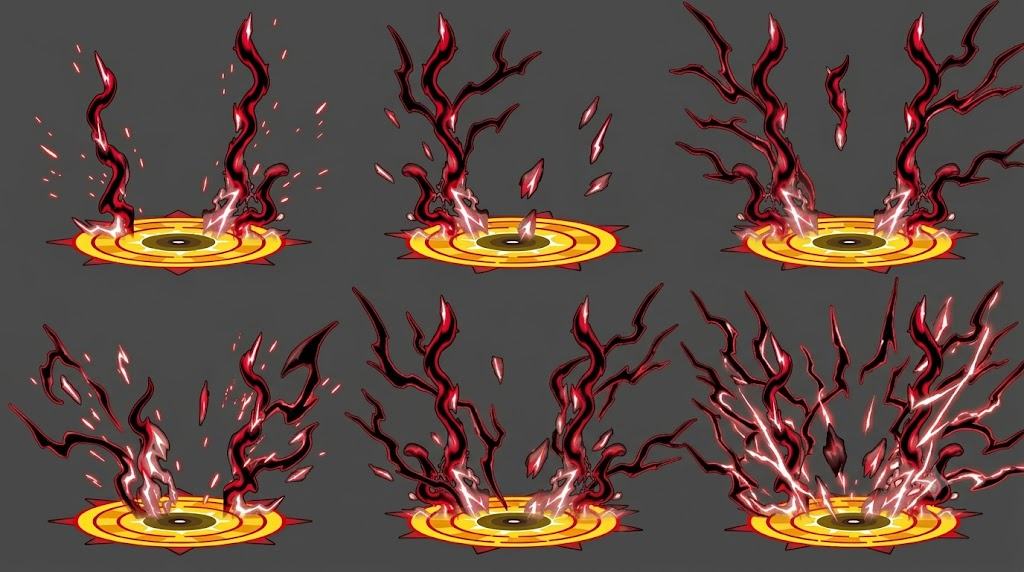
#> input picture htth_project/buff_nika_source.png, 1024 x 572 px
$ python generate_final_haki_buff.py
#> lines starting #> are read from the running program, lines starting #| are printed output that depends on the picture; after the words box and inside, x2 and y2 are one past the last pixel; in counts of white or black regions, pixels touching at a corner belong together
"""
Effect 920 (Buff Thức Tỉnh Nika - Supreme Conqueror Haki Awakening)
PHIÊN BẢN RÕ NÉT TUYỆT ĐỐI (ULTRA CRISP & SHARP):
1. Khử hoàn toàn viền xám nền (Color Decontamination & Alpha Matting chuẩn toán học).
2. Tăng cường độ tương phản, rực rỡ và độ sắc nét (Unsharp Mask) cho từng tia sét Haki và vòng tròn thần mặt trời.
3. Chuẩn hóa kích thước khung hình đồng bộ bội số của 4 (344x288 ở x4 -> 172x144 ở x2 -> 86x72 ở x1).
4. Khóa cứng tâm vòng tròn ma pháp dưới chân nhân vật (dx=-43, dy=-58 ở 1x), không rung lắc.
5. Sử dụng thuật toán MEDIANCUT 255 màu cao cấp, loại bỏ triệt để hiện tượng vỡ hạt/bệt màu của FastOctree.
6. Tối ưu dung lượng x1 (17KB), x2 (53KB) dưới ngưỡng 60KB của gói tin Server.
"""
import os
import sys
import io
import struct
import numpy as np
from PIL import Image, ImageEnhance, ImageFilter

if sys.stdout and hasattr(sys.stdout, 'reconfigure'):
    sys.stdout.reconfigure(encoding='utf-8')

SCRIPT_DIR = os.path.dirname(os.path.abspath(__file__))
BASE_DIR = os.path.normpath(os.path.join(SCRIPT_DIR, 'data', 'template', 'skill'))

W_BOX_4X = 360
H_BOX_4X = 304
ANCHOR_X_4X = 180 # Tâm vòng tròn X (chính giữa khung hình 360)
ANCHOR_Y_4X = 256 # Vị trí chân nhân vật / tâm vòng tròn ma pháp Y

def safe_write(path, data):
    import time
    for _ in range(10):
        try:
            with open(path, 'wb') as f:
                f.write(data)
            return
        except OSError:
            time.sleep(0.2)
    with open(path, 'wb') as f:
        f.write(data)

def extract_and_clean_frames_sharp():
    src_path = os.path.join(SCRIPT_DIR, 'buff_nika_source.png')
    if not os.path.exists(src_path):
        src_path = r'C:\Users\admin\.gemini\antigravity-ide\brain\853fbd23-5d18-4dba-911b-11ca7b504046\.user_uploaded\media_1790142269240.png'

    im_src = Image.open(src_path).convert('RGB')
    arr = np.array(im_src).astype(float)
    bg = np.array([74.0, 73.0, 73.0])

    # 1. Đo khoảng cách màu Euclidean để tách nền xám chuẩn xác
    diff = np.sqrt(np.sum((arr - bg) ** 2, axis=2))
    t0 = 14.0
    t1 = 30.0
    alpha = np.clip((diff - t0) / (t1 - t0), 0.0, 1.0)

    # 2. Khử màu nền (Background Color Decontamination) loại bỏ viền xám mờ
    alpha_expanded = alpha[:, :, np.newaxis]
    arr_clean = np.zeros_like(arr)
    mask = alpha > 0.04
    arr_clean[mask] = np.clip((arr[mask] - (1.0 - alpha_expanded[mask]) * bg) / alpha_expanded[mask], 0, 255)
    arr_clean[~mask] = 0

    # 3. Tăng cường độ sắc nét và màu sắc anime
    rgb_part = Image.fromarray(arr_clean.astype(np.uint8), mode='RGB')
    sat = ImageEnhance.Color(rgb_part).enhance(1.25)
    contr = ImageEnhance.Contrast(sat).enhance(1.20)
    sharp_rgb = contr.filter(ImageFilter.UnsharpMask(radius=1.0, percent=150, threshold=1))

    final_arr = np.dstack([np.array(sharp_rgb), (alpha * 255.0).astype(np.uint8)])
    final_im = Image.fromarray(final_arr, mode='RGBA')

    # 4. Định vị 6 cell & tâm vòng tròn chuẩn xác tuyệt đối (khóa cứng tâm, không rung lắc)
    cells = [
        (0, 341, 0, 286),
        (341, 682, 0, 286),
        (682, 1024, 0, 286),
        (0, 341, 286, 572),
        (341, 682, 286, 572),
        (682, 1024, 286, 572)
    ]
    # Tọa độ tâm vòng tròn ma pháp đo chuẩn xác tới từng pixel trong từng ô cell
    centers_in_cell = [
        (178.0, 242.0),
        (172.0, 242.0),
        (167.0, 242.0),
        (179.0, 235.0),
        (172.0, 235.0),
        (171.5, 235.0)
    ]

    uniform_sprites = []
    for idx, ((x1, x2, y1, y2), (cx, cy)) in enumerate(zip(cells, centers_in_cell)):
        cell = final_im.crop((x1, y1, x2, y2))
        box = Image.new('RGBA', (W_BOX_4X, H_BOX_4X), (0, 0, 0, 0))
        paste_x = int(round(ANCHOR_X_4X - cx))
        paste_y = int(round(ANCHOR_Y_4X - cy))
        box.paste(cell, (paste_x, paste_y), cell)
        uniform_sprites.append(box)

    # 5. Ghép vào Sheet 4x (3 cột x 2 hàng) = 1080 x 608
    sheet_4x = Image.new('RGBA', (W_BOX_4X * 3, H_BOX_4X * 2), (0, 0, 0, 0))
    small_images = []
    w_1x = W_BOX_4X // 4 # 90
    h_1x = H_BOX_4X // 4 # 76

    for idx, sp in enumerate(uniform_sprites):
        col = idx % 3
        row = idx // 3
        gx_4x = col * W_BOX_4X
        gy_4x = row * H_BOX_4X
        sheet_4x.paste(sp, (gx_4x, gy_4x), sp)
        # Tọa độ 1x chuẩn xác
        small_images.append([idx, col * w_1x, row * h_1x, w_1x, h_1x])

    return sheet_4x, uniform_sprites, small_images

def build_data(small_images):
    # dx, dy ở 1x:
    # Anchor đặt tại ANCHOR_X_4X (180) -> 180 // 4 = 45 -> dx = -45
    # Anchor đặt tại ANCHOR_Y_4X (256) -> 256 // 4 = 64 -> dy = -64
    dx = - (ANCHOR_X_4X // 4) # -45
    dy = - (ANCHOR_Y_4X // 4) # -64

    out = bytearray()
    out.append(len(small_images))
    for s in small_images:
        for v in s:
            out.append(v)

    # 6 frames tương ứng 6 sprite
    out.extend(struct.pack('>h', len(small_images)))
    for i in range(len(small_images)):
        out.append(1) # 1 part per frame
        out.extend(struct.pack('>h', dx))
        out.extend(struct.pack('>h', dy))
        out.append(i) # idSmallImg
        out.append(0) # flip
        out.append(1) # onTop = 1 (Vẽ ở tầng dưới chân nhân vật trong paintBottomEff, nhân vật đứng đè lên trên vòng tròn)

    # Loop sequence mượt mà
    seq = [0, 1, 2, 3, 4, 5, 4, 3, 2, 1]
    out.append(len(seq))
    for s in seq:
        out.extend(struct.pack('>h', s))

    out.append(0)
    for fc in [[0], [0], [0]]:
        out.append(len(fc))
        for b in fc:
            out.append(b)
    out.extend(bytes([0, 0, 0]))
    return bytes(out)

def save_clean_palette_png(im, n_colors=255):
    arr = np.array(im)
    alpha = arr[:, :, 3]
    rgb_im = Image.fromarray(arr[:, :, :3])
    q_rgb = rgb_im.quantize(colors=n_colors, method=Image.Quantize.MEDIANCUT, dither=Image.Dither.NONE)
    pal = q_rgb.getpalette()[:n_colors * 3] + [0, 0, 0] * (256 - n_colors)
    q_arr = np.array(q_rgb)
    q_arr[alpha < 24] = 255 # Màu thứ 255 làm màu trong suốt

    im_pal = Image.fromarray(q_arr, mode='P')
    im_pal.putpalette(pal)
    im_pal.info['transparency'] = 255
    buf = io.BytesIO()
    im_pal.save(buf, format='PNG', optimize=True, compress_level=9)
    return buf.getvalue()

def generate():
    print("==================================================================")
    print("BẮT ĐẦU TẠO EFFECT 920 SẮC NÉT CHUẨN ANIME (ULTRA SHARP & CRISP):")
    print("==================================================================")
    sheet_4x, uniform_sprites, small_images = extract_and_clean_frames_sharp()
#> in extract_and_clean_frames_sharp, `mask = alpha > 0.04`:
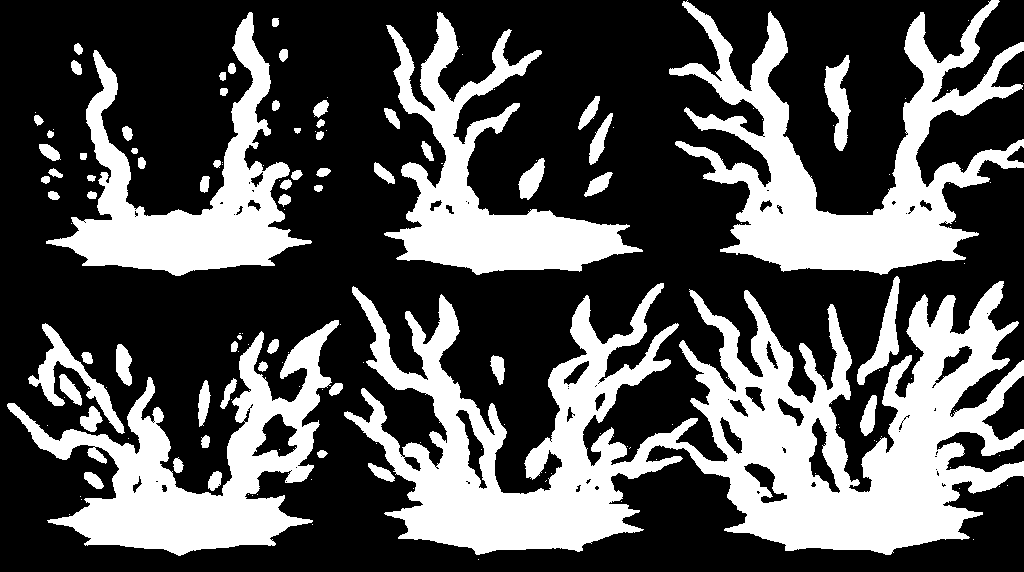
#> mask: shape (572, 1024) bool; 33.6% white; 159 white regions (95 under 20 px), largest, box (x1, y1, x2, y2) and area: (344, 281, 1024, 555) 83371, (669, 0, 1024, 275) 32736, (7, 320, 339, 556) 25439
#> after the loop in extract_and_clean_frames_sharp, `for idx, ((x1, x2, y1, y2), (cx, cy)) in enumerate(zip(cells, centers_..`:
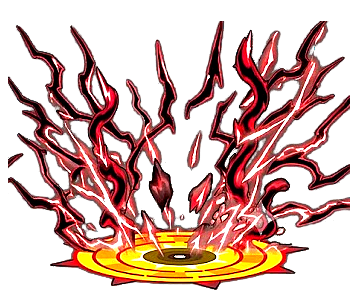
#> box: PIL image 360x304 RGBA; mean R, G, B, A 66, 34.1, 26.6, 105.3; transparent parts drawn white
#> after the loop in extract_and_clean_frames_sharp, `for idx, ((x1, x2, y1, y2), (cx, cy)) in enumerate(zip(cells, centers_..`:
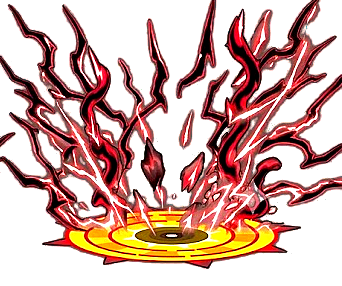
#> cell: PIL image 342x286 RGBA; mean R, G, B, A 80.2, 40.1, 31.3, 120.3; transparent parts drawn white
#> after the loop in extract_and_clean_frames_sharp, `for idx, ((x1, x2, y1, y2), (cx, cy)) in enumerate(zip(cells, centers_..`: uniform_sprites = 6 items
#> in extract_and_clean_frames_sharp, `sheet_4x = Image.new('RGBA', (W_BOX_4X * 3, H_BOX_4X * 2), (0, 0, 0, 0))`: sheet_4x: PIL image 1080x608 RGBA; every value is 0
#> the loop in extract_and_clean_frames_sharp, `for idx, sp in enumerate(uniform_sprites):` made 6 passes
#> (col, row, gx_4x, gy_4x) on passes 1 to 6: (0, 0, 0, 0), (1, 0, 360, 0), (2, 0, 720, 0), (0, 1, 0, 304), (1, 1, 360, 304), (2, 1, 720, 304)
#> after the loop in extract_and_clean_frames_sharp, `for idx, sp in enumerate(uniform_sprites):`:
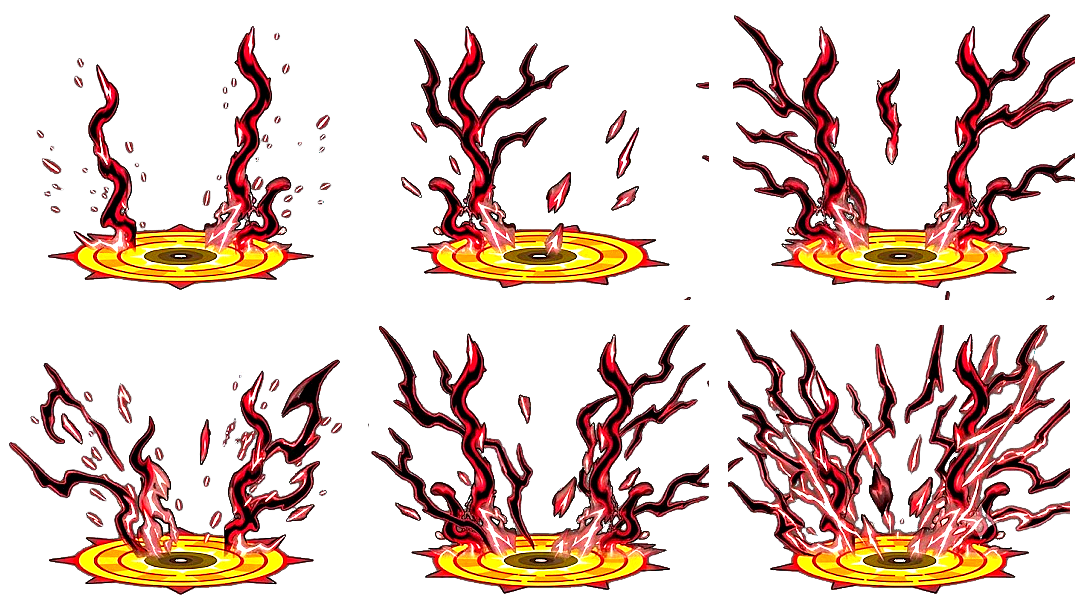
#> sheet_4x: PIL image 1080x608 RGBA; mean R, G, B, A 42.1, 22, 14, 69.9; transparent parts drawn white
#> after the loop in extract_and_clean_frames_sharp, `for idx, sp in enumerate(uniform_sprites):`: small_images = [[0, 0, 0, 90, 76], [1, 90, 0, 90, 76], [2, 180, 0, 90, 76], [3, 0, 76, 90, 76], [4, 90, 76, 90, 76], [5, 180, 76, 90, 76]]
#> uniform_sprites = 6 items
    data_bytes = build_data(small_images)
#> the loop in build_data, `for s in small_images:` made 6 passes
#> the loop in build_data, `for i in range(len(small_images)):` made 6 passes

    print(f"Sheet 4x size: {sheet_4x.size}")
#| Sheet 4x size: (1080, 608)
    print(f"Sprite 1x size: {W_BOX_4X // 4} x {H_BOX_4X // 4}")
    print(f"Data binary size: {len(data_bytes)} bytes")
#| Data binary size: 112 bytes

    # Lưu preview GIF sắc nét
    seq = [0, 1, 2, 3, 4, 5, 4, 3, 2, 1]
    gif_frames = []
    for s in seq:
        bg = Image.new('RGBA', (W_BOX_4X, H_BOX_4X), (20, 22, 28, 255))
        sp = uniform_sprites[s]
        bg.paste(sp, (0, 0), sp)
        gif_frames.append(bg)
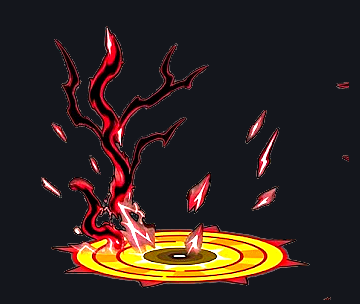
#> bg: PIL image 360x304 RGBA; mean R, G, B, A 47.5, 35.3, 31.2, 254.6; transparent parts drawn white
#> after the loop, gif_frames = 10 items

    gif_path = os.path.join(SCRIPT_DIR, 'eff920_v12_preview.gif')
    gif_frames[0].save(gif_path, save_all=True, append_images=gif_frames[1:], duration=100, loop=0)
    print(f"-> Đã lưu preview GIF động: {gif_path}")

    # Đa cấp zoom:
    # 1x: 270 x 152
    # 2x: 540 x 304
    # 3x: 810 x 456
    # 4x: 1080 x 608
    w1, h1 = (W_BOX_4X // 4) * 3, (H_BOX_4X // 4) * 2 # 270, 152
    zooms = {
        'x4': (sheet_4x, 64),
        'x3': (sheet_4x.resize((w1 * 3, h1 * 3), Image.Resampling.LANCZOS), 128),
        'x2': (sheet_4x.resize((w1 * 2, h1 * 2), Image.Resampling.LANCZOS), 255),
        'x1': (sheet_4x.resize((w1, h1), Image.Resampling.LANCZOS), 255),
        'x0': (sheet_4x.resize((w1, h1), Image.Resampling.LANCZOS), 255),
    }

    for z, (im_z, n_col) in zooms.items():
        img_dir = os.path.join(BASE_DIR, z, 'img')
        dat_dir = os.path.join(BASE_DIR, z, 'data')
        os.makedirs(img_dir, exist_ok=True)
        os.makedirs(dat_dir, exist_ok=True)

        png_bytes = save_clean_palette_png(im_z, n_colors=n_col)
        img_path = os.path.join(img_dir, '920.png')
        safe_write(img_path, png_bytes)
        img_sz = os.path.getsize(img_path)

        dat_path = os.path.join(dat_dir, '920')
        safe_write(dat_path, data_bytes)

        total_sz = img_sz + len(data_bytes)
        status = "✓ OK" if total_sz < 60000 else "! >60K (Message 76 support)"
        print(f"  [{z}] 920.png ({im_z.size[0]}x{im_z.size[1]}) = {img_sz} bytes, total = {total_sz} bytes {status}")
#> this loop made 5 passes
#> (z, n_col, img_sz, total_sz, status) on passes 1 to 5: ('x4', 64, 130091, 130203, '! >60K (Message 76 support)'), ('x3', 128, 94568, 94680, '! >60K (Message 76 support)'), ('x2', 255, 53327, 53439, '✓ OK'), ('x1', 255, 16957, 17069, '✓ OK'), ('x0', 255, 16957, 17069, '✓ OK')
#|   [x4] 920.png (1080x608) = 130091 bytes, total = 130203 bytes ! >60K (Message 76 support)
#|   [x3] 920.png (810x456) = 94568 bytes, total = 94680 bytes ! >60K (Message 76 support)
#|   [x2] 920.png (540x304) = 53327 bytes, total = 53439 bytes ✓ OK
#|   [x1] 920.png (270x152) = 16957 bytes, total = 17069 bytes ✓ OK
#|   [x0] 920.png (270x152) = 16957 bytes, total = 17069 bytes ✓ OK
#> pass 1, in save_clean_palette_png, `rgb_im = Image.fromarray(arr[:, :, :3])`:
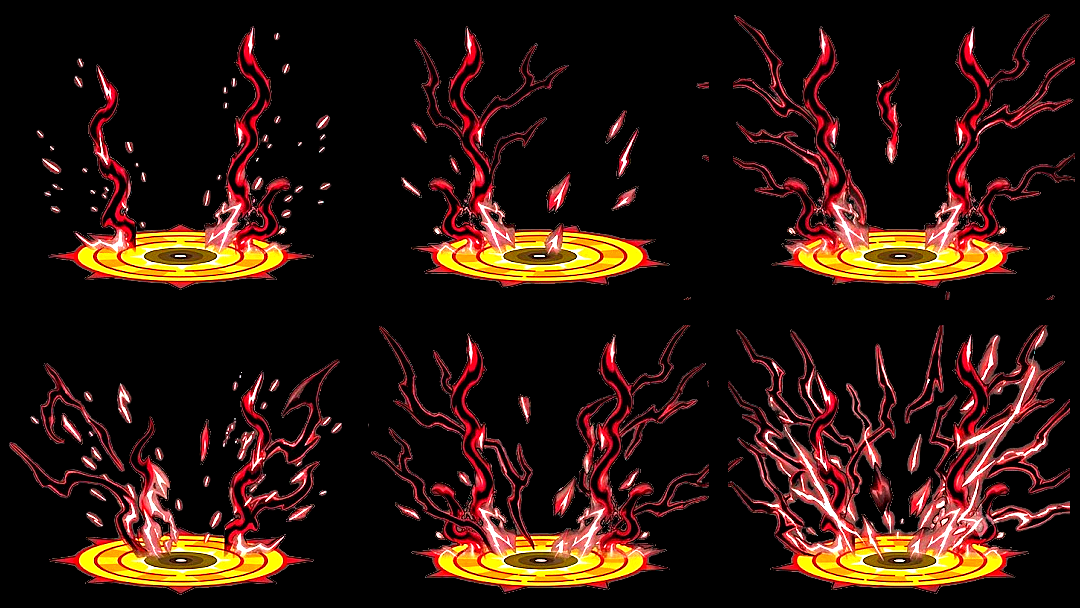
#> rgb_im: PIL image 1080x608 RGB; mean R, G, B 42.1, 22, 14
#> pass 1, in save_clean_palette_png, `q_arr = np.array(q_rgb)`:
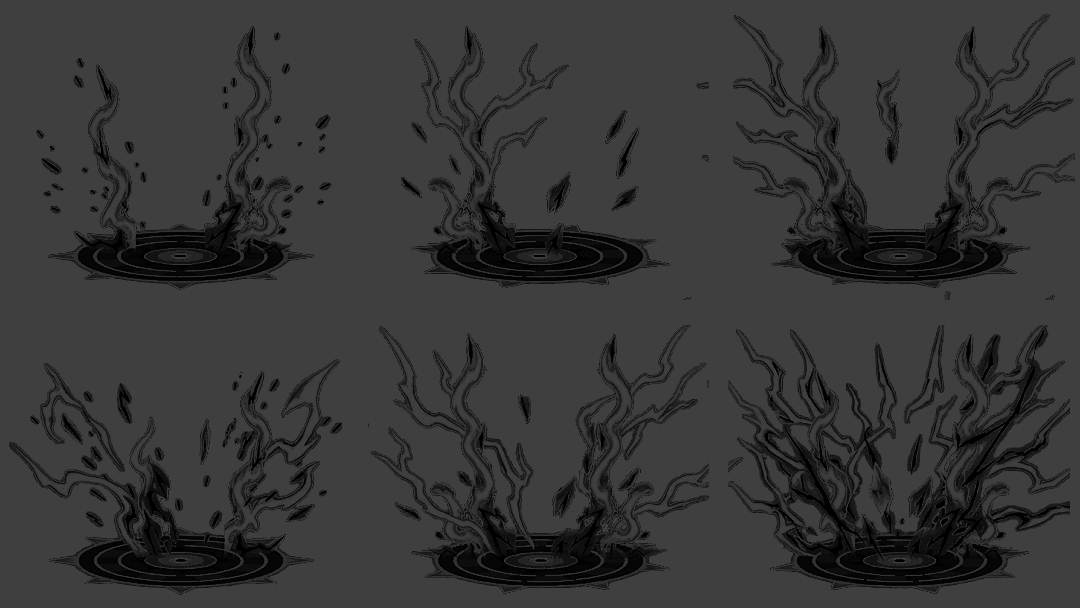
#> q_arr: shape (608, 1080); min 0, max 63, mean 54.2

    print("\n=== HOÀN TẤT: EFFECT 920 ĐÃ ĐƯỢC VẼ LẠI SẮC NÉT TUYỆT ĐỐI! ===")

if __name__ == '__main__':
    generate()
